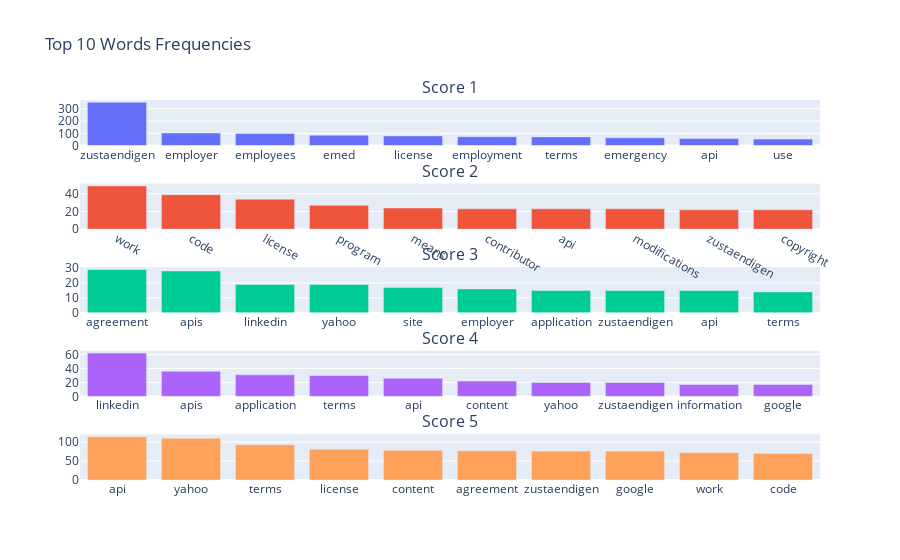

Here is the notebook cell this chart was saved with:
### Code cell
fig = make_subplots(rows=5, cols=1, subplot_titles=[f'Score {i}' for i in range(1, 6)])

for i, words in enumerate(most_commons[1:]):
    labels, values = zip(*words)  # Unpacking words and their counts

    fig.add_trace(
        go.Bar(x=labels, y=values, name=f'Counter {i}'),
        row=i+1, col=1
    )

fig.update_layout(
    title_text="Top 10 Words Frequencies",
    showlegend=False,
    height=800,
)

fig.show()

### Figure 1 — Plotly figure (JSON) as saved in the notebook; plotly's stock layout.template omitted (floating-point values rounded to 4 significant figures)
{"data": [{"name": "Counter 0", "type": "bar", "x": ["zustaendigen", "employer", "employees", "emed", "license", "employment", "terms", "emergency", "api", "use"], "xaxis": "x", "y": [353, 103, 99, 85, 79, 72, 71, 64, 57, 53], "yaxis": "y"}, {"name": "Counter 1", "type": "bar", "x": ["work", "code", "license", "program", "means", "contributor", "api", "modifications", "zustaendigen", "copyright"], "xaxis": "x2", "y": [49, 39, 34, 27, 24, 23, 23, 23, 22, 22], "yaxis": "y2"}, {"name": "Counter 2", "type": "bar", "x": ["agreement", "apis", "linkedin", "yahoo", "site", "employer", "application", "zustaendigen", "api", "terms"], "xaxis": "x3", "y": [29, 28, 19, 19, 17, 16, 15, 15, 15, 14], "yaxis": "y3"}, {"name": "Counter 3", "type": "bar", "x": ["linkedin", "apis", "application", "terms", "api", "content", "yahoo", "zustaendigen", "information", "google"], "xaxis": "x4", "y": [62, 36, 31, 30, 26, 22, 20, 20, 17, 17], "yaxis": "y4"}, {"name": "Counter 4", "type": "bar", "x": ["api", "yahoo", "terms", "license", "content", "agreement", "zustaendigen", "google", "work", "code"], "xaxis": "x5", "y": [114, 110, 93, 81, 78, 77, 76, 76, 72, 70], "yaxis": "y5"}], "layout": {"annotations": [{"font": {"size": 16}, "showarrow": false, "text": "Score 1", "x": 0.5, "xanchor": "center", "xref": "paper", "y": 1, "yanchor": "bottom", "yref": "paper"}, {"font": {"size": 16}, "showarrow": false, "text": "Score 2", "x": 0.5, "xanchor": "center", "xref": "paper", "y": 0.78, "yanchor": "bottom", "yref": "paper"}, {"font": {"size": 16}, "showarrow": false, "text": "Score 3", "x": 0.5, "xanchor": "center", "xref": "paper", "y": 0.56, "yanchor": "bottom", "yref": "paper"}, {"font": {"size": 16}, "showarrow": false, "text": "Score 4", "x": 0.5, "xanchor": "center", "xref": "paper", "y": 0.34, "yanchor": "bottom", "yref": "paper"}, {"font": {"size": 16}, "showarrow": false, "text": "Score 5", "x": 0.5, "xanchor": "center", "xref": "paper", "y": 0.12, "yanchor": "bottom", "yref": "paper"}], "autosize": true, "showlegend": false, "title": {"text": "Top 10 Words Frequencies"}, "xaxis": {"anchor": "y", "autorange": true, "domain": [0, 1], "range": [-0.5, 9.5], "type": "category"}, "xaxis2": {"anchor": "y2", "autorange": true, "domain": [0, 1], "range": [-0.5, 9.5], "type": "category"}, "xaxis3": {"anchor": "y3", "autorange": true, "domain": [0, 1], "range": [-0.5, 9.5], "type": "category"}, "xaxis4": {"anchor": "y4", "autorange": true, "domain": [0, 1], "range": [-0.5, 9.5], "type": "category"}, "xaxis5": {"anchor": "y5", "autorange": true, "domain": [0, 1], "range": [-0.5, 9.5], "type": "category"}, "yaxis": {"anchor": "x", "autorange": true, "domain": [0.88, 1], "range": [0, 371.6], "type": "linear"}, "yaxis2": {"anchor": "x2", "autorange": true, "domain": [0.66, 0.78], "range": [0, 51.58], "type": "linear"}, "yaxis3": {"anchor": "x3", "autorange": true, "domain": [0.44, 0.56], "range": [0, 30.53], "type": "linear"}, "yaxis4": {"anchor": "x4", "autorange": true, "domain": [0.22, 0.34], "range": [0, 65.26], "type": "linear"}, "yaxis5": {"anchor": "x5", "autorange": true, "domain": [0, 0.12], "range": [0, 120], "type": "linear"}}}
